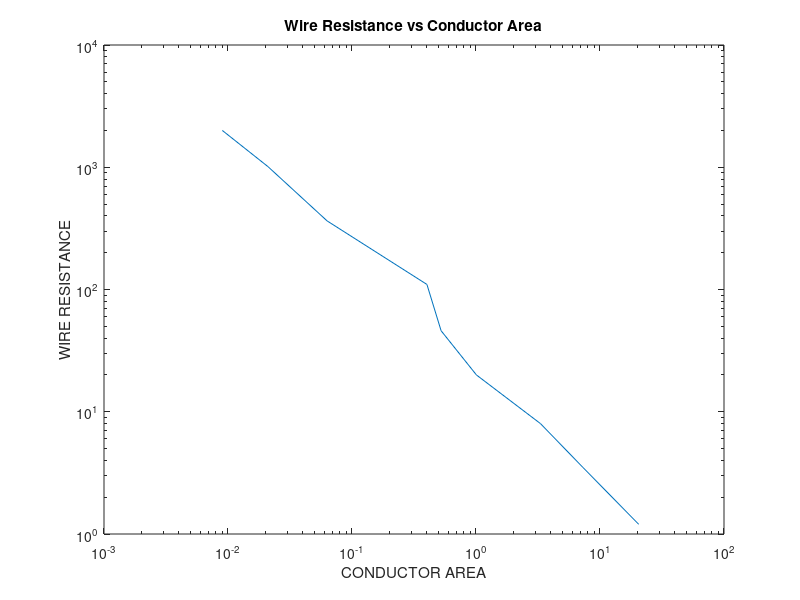

Reproduce this figure in MATLAB.
%{
Class: ENGR15100: Software Tools for Engineers
Instructor: Xiaoli Yang    
Author: Alberto Pizano
Assignment: Lab 3
File Name: PIZANO_LAB3_problem1.m
Date: 09/22/16
%}

%Delete an eventual pre-existing diary
delete xxx.txt

%Turn on a diary called mydiary.txt
diary xxx.txt

%clear screen
clc

%clear workspace
clear

disp('Your Name Here');
disp('');
disp('starting code: ');

%Completing lab x
%your source code here%

x = [ .009   .021   .063  .402  .523  1.008  3.310  7.290  20.520 ];
y = [ 2000  1012    364  110    46      20      8     3.5     1.2 ];
plot(x,y)
xlabel('CONDUCTOR AREA')
ylabel('WIRE RESISTANCE')
title('Wire Resistance vs Conductor Area')

loglog(x,y)
xlabel('CONDUCTOR AREA')
ylabel('WIRE RESISTANCE')
title('Wire Resistance vs Conductor Area')


%Turn off the diary function
diary off
